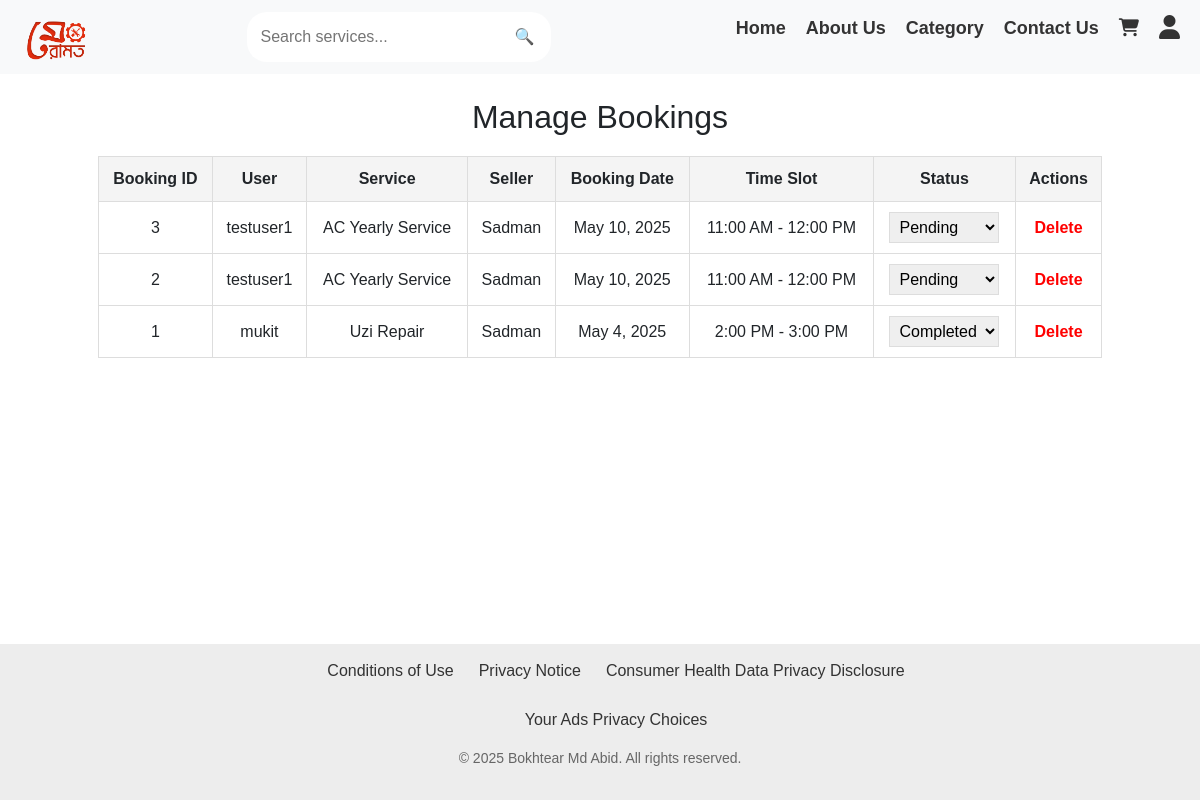
The page /admin-manage-bookings/ (signed in) on the database as committed earlier.
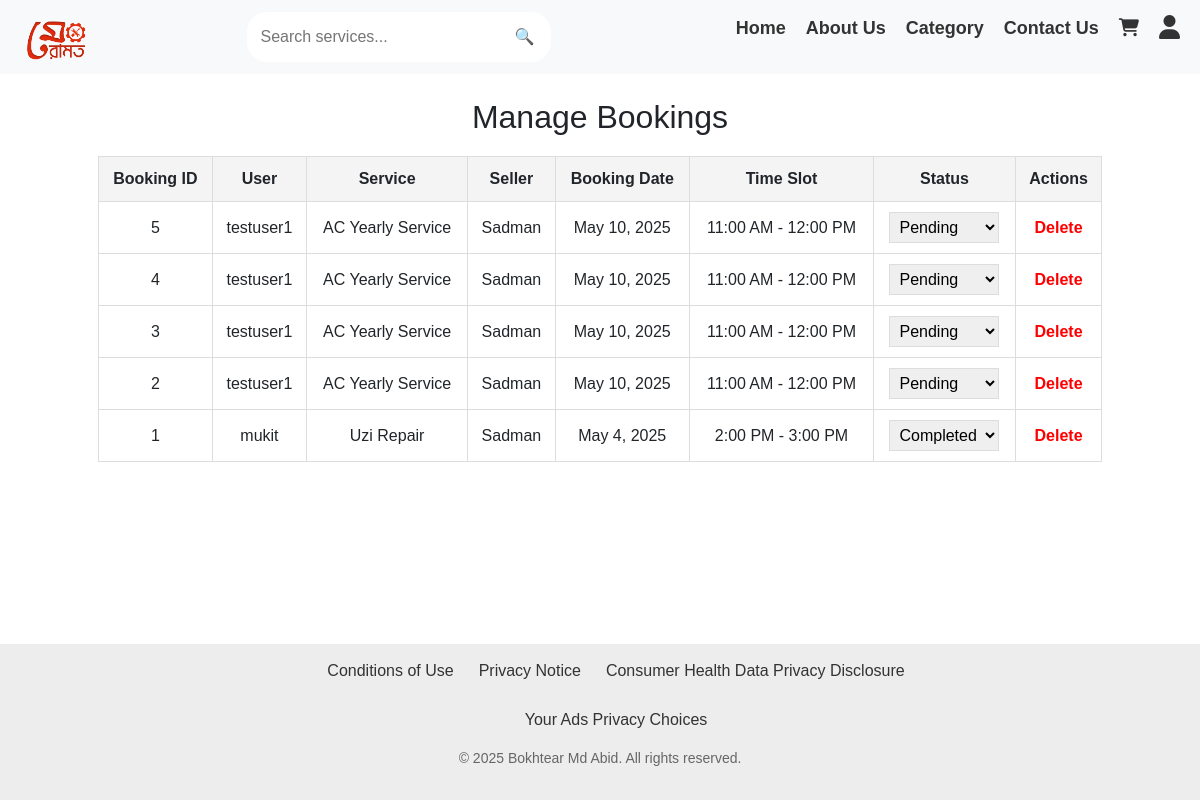
The same page on the database as committed later.
### meramotapp/models.py (models this page shows, shortened)
class Booking(models.Model):
    user = models.ForeignKey(settings.AUTH_USER_MODEL, on_delete=models.CASCADE)
    service = models.ForeignKey(Service, on_delete=models.CASCADE)
    date = models.DateField()
    time_slot = models.CharField(max_length=20)  # Example: "10:00 AM - 11:00 AM"
    status = models.CharField(max_length=20, choices=[('Pending', 'Pending'), ('Confirmed', 'Confirmed'), ('Cancelled', 'Cancelled')], default='Pending')
    created_at = models.DateTimeField(auto_now_add=True)

class CustomUser(AbstractUser):
    is_seller = models.BooleanField(default=False)
    is_normal_user = models.BooleanField(default=True)
    mobile_no = models.CharField(max_length=15, unique=True, null=True, blank=True)
    groups = models.ManyToManyField(Group, related_name="customuser_set", blank=True)
    user_permissions = models.ManyToManyField(Permission, related_name="customuser_permissions", blank=True)
    image = models.ImageField(upload_to="sellers/", blank=True, null=True)  # Allow image upload

class Service(models.Model):
    seller = models.ForeignKey(settings.AUTH_USER_MODEL, on_delete=models.CASCADE, limit_choices_to={'is_seller': True})
    category = models.ForeignKey('Category', on_delete=models.CASCADE)
    title = models.CharField(max_length=255)
    description = models.TextField()
    price = models.DecimalField(max_digits=10, decimal_places=2)
    image = models.ImageField(upload_to='service_images', null=True, blank=True)
    location = models.CharField(max_length=255, null=True, blank=True)
    rating = models.FloatField(default=0.0)
    created_at = models.DateTimeField(auto_now_add=True)

### meramotapp/views.py (the view)
# urls.py: path("admin-manage-bookings/", views.admin_manage_booking, name="admin_manage_booking"),
@user_passes_test(is_admin)
def admin_manage_booking(request):
    bookings = Booking.objects.all().order_by('-created_at')
    return render(request, "admin/admin_manage_booking.html", {"bookings": bookings})

### meramotapp/views.py (called while the page is built)
def is_admin(user):
    return user.is_superuser

### templates/admin/admin_manage_booking.html (shortened to what this page needs)
{% extends "base.html" %}
{% load static %}
{% block extra_css %}
<link rel="stylesheet" href="{% static 'css/style_admin_manage_booking.css' %}">
{% endblock %}
{% block content %}
<div class="admin-container">
    <h2>Manage Bookings</h2>
    {% if bookings %}
    <table class="booking-table">
        <tr>
            <th>Booking ID</th>
            <th>User</th>
            <th>Service</th>
            <th>Seller</th>
            <th>Booking Date</th>
            <th>Time Slot</th>
            <th>Status</th>
            <th>Actions</th>
        </tr>
        {% for booking in bookings %}
        <tr>
            <td>{{ booking.id }}</td>
            <td>{{ booking.user.username }}</td>
            <td>{{ booking.service.title }}</td>
            <td>{{ booking.service.seller.username }}</td>
            <td>{{ booking.date }}</td>
            <td>{{ booking.time_slot }}</td>
            <td>
                <form method="POST" action="{% url 'update_booking_status' booking.id %}">
                    <select name="status" onchange="this.form.submit()">
                        <option value="Pending" {% if booking.status == "Pending" %}selected{% endif %}>Pending</option>
                        <option value="Completed" {% if booking.status == "Completed" %}selected{% endif %}>Completed</option>
                    </select>
                </form>
            </td>
            <td>
                <a href="#" class="btn-delete" onclick="confirmDelete({{ booking.id }})">Delete</a>
            </td>
        </tr>
        {% endfor %}
    </table>
    {% else %}
        <p>No bookings available.</p>
    {% endif %}
</div>
{% endblock %}

### templates/base.html (shortened to what this page needs)
<!DOCTYPE html>
<html lang="en">
<head>
{% load static %}
 {% block extra_css %}
 {% endblock %}
</head>
<body>
{% include 'navbar.html' %}
<div class="container mt-4">
    {% block content %}
    {% endblock %}
   </div>
{% include 'footer.html' %}
</body>
</html>

### templates/navbar.html (shortened to what this page needs)
<!DOCTYPE html>
<html lang="en">
<head>
    <link rel="stylesheet" href="https://cdnjs.cloudflare.com/ajax/libs/font-awesome/6.4.2/css/all.min.css">
    <link rel="stylesheet" href="https://cdn.jsdelivr.net/npm/bootstrap@5.3.0/dist/css/bootstrap.min.css">
</head>
<body>
{% load static %}
    <nav class="navbar d-flex justify-content-between align-items-center">
        <div class="logo">
          <a href="{% url 'home' %}">
           <img src="{% static 'images/logo.png' %}" alt="Meramot Logo" class="logo-img">
          </a>
        </div>
        <form action="{% url 'search_services' %}" method="GET" class="search-form">
                <input type="text" name="query" placeholder="Search services..." required>
                <button type="submit">🔍</button>
        </form>
        <ul class="nav-links d-flex align-items-center">
            <li><a href="{% url 'home' %}">Home</a></li>
            <li><a href="{% url 'about_us' %}">About Us</a></li>
            <li><a href="{% url 'category_list' %}">Category</a></li>
            <li><a href="{% url 'contact' %}">Contact Us</a></li>
            <li><a href="#"><i class="fa fa-shopping-cart"></i></a></li>
        <li class="user-menu">
            <i class="fa fa-user"></i>
        </li>
        </ul>
    </nav>
</body>
</html>

### templates/footer.html (shortened to what this page needs)
<!DOCTYPE html>
<html lang="en">
<head>
</head>
<body>
    <div class="content">
    </div>
    <footer>
        <div class="footdiv">
            <ul>
                <li><a href="#">Conditions of Use</a></li>
                <li><a href="#">Privacy Notice</a></li>
                <li><a href="#">Consumer Health Data Privacy Disclosure</a></li>
                <li><a href="#">Your Ads Privacy Choices</a></li>
            </ul>
            <p>&copy; 2025 Bokhtear Md Abid. All rights reserved.</p>
        </div>
    </footer>
</body>
</html>

### static/css/style_admin_manage_booking.css (style rules this page uses)
.admin-container { width: 90%; margin: auto; text-align: center; }
h2 { color: #333; margin-bottom: 20px; }
.booking-table { width: 100%; border-collapse: collapse; margin-top: 20px; }
.booking-table th, .booking-table td { border: 1px solid #ddd; padding: 10px; text-align: center; }
.booking-table th { background-color: #f4f4f4; }
select { padding: 5px; border: 1px solid #ddd; }
.btn-delete { color: red; text-decoration: none; font-weight: bold; }

### templates/navbar.html (style rules this page uses)
* { text-decoration: none; margin: 0; padding: 0; box-sizing: border-box; }
.navbar { background: #f8f9fa; font-family: 'Trebuchet MS', Arial, sans-serif; padding: 10px 20px; }
.logo a { font-size: 35px; font-weight: 500; color: #2a9d8f; text-decoration: none; }
.search-form { display: flex; align-items: center; background: #ffffff; border-radius: 20px; border-color: #ff5959; overflow: hidden; padding: 5px; }
.search-form input { border: none; outline: none; padding: 8px; width: 250px; font-size: 1em; }
.search-form button { border: none; background: transparent; color: #1a6c61; padding: 8px 12px; cursor: pointer; border-radius: 0 20px 20px 0; }
.nav-links { list-style: none; display: flex; align-items: center; gap: 20px; }
.nav-links a { color: #333; font-size: 18px; font-weight: bold; text-decoration: none; }
.user-menu { position: relative; cursor: pointer; }
.user-menu i { font-size: 24px; color: rgb(51, 51, 51); }
.logo-img { height: 50px; width: auto; }

### templates/footer.html (style rules this page uses)
* { margin: 0; padding: 0; text-decoration: none; box-sizing: border-box; }
html, body { height: 100%; display: flex; flex-direction: column; font-family: 'Trebuchet MS', 'Lucida Sans Unicode', 'Lucida Grande', 'Lucida Sans', Arial, sans-serif; }
.content { flex: 1; }
footer { background: #ededed; padding: 15px 0; }
.footdiv { text-align: center; max-width: 800px; margin: 0 auto; }
.footdiv ul { list-style: none; display: flex; justify-content: center; gap: 25px; font-size: 16px; flex-wrap: wrap; }
.footdiv ul li a { color: #333; font-weight: 500; text-decoration: none !important; transition: color 0.3s ease; }
.footdiv p { margin-top: 8px; font-size: 14px; color: #666; }

Rows that differ between the two databases and show on the page:
added Booking: id "5", user.username "testuser1", service "AC Yearly Service", service.seller.username "Sadman", date "May 10, 2025", time_slot "11:00 AM - 12:00 PM", status "Pending"
added Booking: id "4", user.username "testuser1", service "AC Yearly Service", service.seller.username "Sadman", date "May 10, 2025", time_slot "11:00 AM - 12:00 PM", status "Pending"
